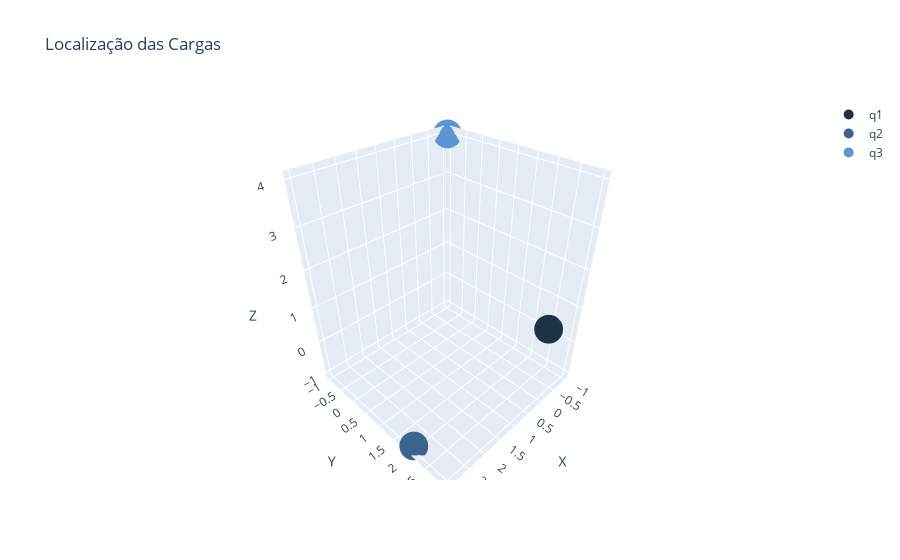

This figure's notebook cell:
### Markdown cell above
## Lei de Couloumb e Campo Eletrico

### Code cell
import numpy as np
import plotly.graph_objs as go


def calcular_vetor_posicao(x0, y0, z0, x, y, z):
    """Calcula o vetor posição entre dois pontos."""
    vetor_posicao = np.array([x - x0, y - y0, z - z0])
    return vetor_posicao


def plotar_pontos_3d(coordenadas):
    """Plota os pontos no espaço tridimensional."""
    fig = go.Figure()

    for i, (x, y, z) in enumerate(coordenadas, start=1):
        nome_carga = f"q{i}"
        cor = f"rgb({30 * i}, {50 * i}, {70 * i})"
        fig.add_trace(
            go.Scatter3d(
                x=[x],
                y=[y],
                z=[z],
                mode="markers",
                name=nome_carga,
                marker=dict(size=10, color=cor),
                text=nome_carga,
            )
        )

    fig.update_layout(
        scene=dict(xaxis_title="X", yaxis_title="Y", zaxis_title="Z"),
        title="Localização das Cargas",
    )
    fig.show()


# Exemplo de uso
coordenadas = np.array([[0, 3, 1], [3, 2, -1], [-1, -1, 4]])

plotar_pontos_3d(coordenadas)

calcular_vetor_posicao(
    coordenadas[0][0], coordenadas[0][1], coordenadas[0][2], coordenadas[1][0], coordenadas[1][1], coordenadas[1][2]
)

### Figure 1 — Plotly figure (JSON) as saved in the notebook; plotly's stock layout.template omitted (floating-point values rounded to 4 significant figures)
{"data": [{"marker": {"color": "rgb(30, 50, 70)", "size": 10}, "mode": "markers", "name": "q1", "text": "q1", "type": "scatter3d", "x": [0], "y": [3], "z": [1]}, {"marker": {"color": "rgb(60, 100, 140)", "size": 10}, "mode": "markers", "name": "q2", "text": "q2", "type": "scatter3d", "x": [3], "y": [2], "z": [-1]}, {"marker": {"color": "rgb(90, 150, 210)", "size": 10}, "mode": "markers", "name": "q3", "text": "q3", "type": "scatter3d", "x": [-1], "y": [-1], "z": [4]}], "layout": {"scene": {"xaxis": {"title": {"text": "X"}}, "yaxis": {"title": {"text": "Y"}}, "zaxis": {"title": {"text": "Z"}}}, "title": {"text": "Localização das Cargas"}}}
